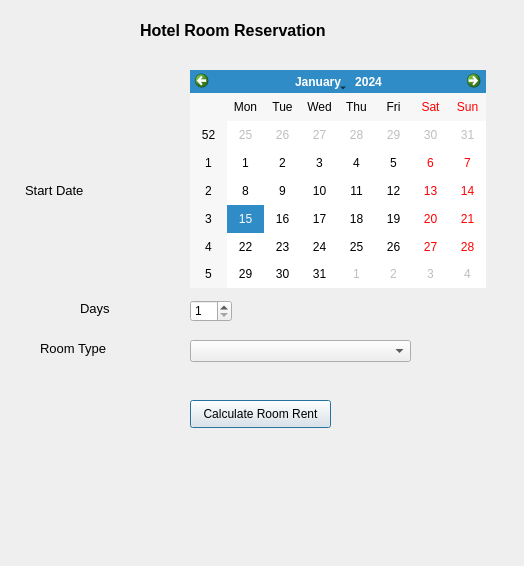
<?xml version="1.0" encoding="UTF-8"?>
<ui version="4.0">
 <class>Dialog</class>
 <widget class="QDialog" name="Dialog">
  <property name="geometry">
   <rect>
    <x>0</x>
    <y>0</y>
    <width>524</width>
    <height>566</height>
   </rect>
  </property>
  <property name="windowTitle">
   <string>Dialog</string>
  </property>
  <widget class="QCalendarWidget" name="calendarWidget">
   <property name="geometry">
    <rect>
     <x>190</x>
     <y>70</y>
     <width>296</width>
     <height>218</height>
    </rect>
   </property>
  </widget>
  <widget class="QSpinBox" name="spinBox">
   <property name="geometry">
    <rect>
     <x>190</x>
     <y>300</y>
     <width>42</width>
     <height>22</height>
    </rect>
   </property>
   <property name="minimum">
    <number>1</number>
   </property>
  </widget>
  <widget class="QComboBox" name="comboBox">
   <property name="geometry">
    <rect>
     <x>190</x>
     <y>340</y>
     <width>221</width>
     <height>22</height>
    </rect>
   </property>
  </widget>
  <widget class="QLabel" name="label">
   <property name="geometry">
    <rect>
     <x>25</x>
     <y>180</y>
     <width>91</width>
     <height>20</height>
    </rect>
   </property>
   <property name="font">
    <font>
     <pointsize>10</pointsize>
    </font>
   </property>
   <property name="text">
    <string>Start Date</string>
   </property>
  </widget>
  <widget class="QLabel" name="label_2">
   <property name="geometry">
    <rect>
     <x>80</x>
     <y>300</y>
     <width>36</width>
     <height>17</height>
    </rect>
   </property>
   <property name="font">
    <font>
     <pointsize>10</pointsize>
    </font>
   </property>
   <property name="text">
    <string>Days</string>
   </property>
  </widget>
  <widget class="QLabel" name="label_3">
   <property name="geometry">
    <rect>
     <x>40</x>
     <y>340</y>
     <width>81</width>
     <height>17</height>
    </rect>
   </property>
   <property name="font">
    <font>
     <pointsize>10</pointsize>
    </font>
   </property>
   <property name="text">
    <string>Room Type</string>
   </property>
  </widget>
  <widget class="QLabel" name="labelEnteredInfo">
   <property name="geometry">
    <rect>
     <x>40</x>
     <y>470</y>
     <width>441</width>
     <height>17</height>
    </rect>
   </property>
   <property name="font">
    <font>
     <pointsize>8</pointsize>
    </font>
   </property>
   <property name="text">
    <string/>
   </property>
  </widget>
  <widget class="QPushButton" name="pushButton">
   <property name="geometry">
    <rect>
     <x>190</x>
     <y>400</y>
     <width>141</width>
     <height>28</height>
    </rect>
   </property>
   <property name="text">
    <string>Calculate Room Rent</string>
   </property>
  </widget>
  <widget class="QLabel" name="label_5">
   <property name="geometry">
    <rect>
     <x>140</x>
     <y>20</y>
     <width>242</width>
     <height>20</height>
    </rect>
   </property>
   <property name="font">
    <font>
     <pointsize>12</pointsize>
     <weight>75</weight>
     <bold>true</bold>
    </font>
   </property>
   <property name="text">
    <string>Hotel Room Reservation</string>
   </property>
  </widget>
  <widget class="QLabel" name="labelRentInfo">
   <property name="geometry">
    <rect>
     <x>40</x>
     <y>520</y>
     <width>441</width>
     <height>20</height>
    </rect>
   </property>
   <property name="font">
    <font>
     <pointsize>8</pointsize>
    </font>
   </property>
   <property name="text">
    <string/>
   </property>
  </widget>
 </widget>
 <resources/>
 <connections/>
</ui>
